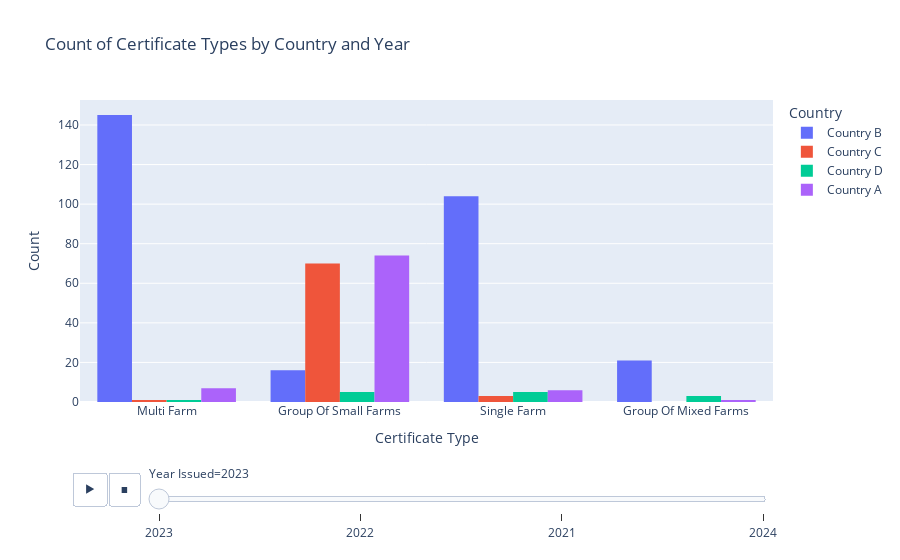

The notebook cell this image was saved under:
### Code cell
fig = px.histogram(merged_data, x='Certificate Type', color='Country',
                   animation_frame='Year Issued', barmode='group',
                   title='Count of Certificate Types by Country and Year')
fig.update_layout(xaxis_title="Certificate Type", yaxis_title="Count")
fig.show()

### Figure 1 — Plotly figure (JSON) as saved in the notebook; plotly's stock layout.template omitted (floating-point values rounded to 4 significant figures; data arrays with more than 128 entries replaced by an {"elided": "..."} marker saying what was removed)
{"data": [{"alignmentgroup": "True", "bingroup": "x", "hovertemplate": "Country=Country B<br>Year Issued=2023<br>Certificate Type=%{x}<br>count=%{y}<extra></extra>", "legendgroup": "Country B", "marker": {"color": "#636efa", "pattern": {"shape": ""}}, "name": "Country B", "offsetgroup": "Country B", "orientation": "v", "showlegend": true, "type": "histogram", "x": {"elided": "286 str values"}, "xaxis": "x", "yaxis": "y"}, {"alignmentgroup": "True", "bingroup": "x", "hovertemplate": "Country=Country C<br>Year Issued=2023<br>Certificate Type=%{x}<br>count=%{y}<extra></extra>", "legendgroup": "Country C", "marker": {"color": "#EF553B", "pattern": {"shape": ""}}, "name": "Country C", "offsetgroup": "Country C", "orientation": "v", "showlegend": true, "type": "histogram", "x": ["Group Of Small Farms", "Group Of Small Farms", "Group Of Small Farms", "Group Of Small Farms", "Group Of Small Farms", "Group Of Small Farms", "Single Farm", "Group Of Small Farms", "Group Of Small Farms", "Group Of Small Farms", "Group Of Small Farms", "Single Farm", "Group Of Small Farms", "Group Of Small Farms", "Group Of Small Farms", "Group Of Small Farms", "Group Of Small Farms", "Group Of Small Farms", "Group Of Small Farms", "Group Of Small Farms", "Group Of Small Farms", "Group Of Small Farms", "Group Of Small Farms", "Group Of Small Farms", "Group Of Small Farms", "Group Of Small Farms", "Group Of Small Farms", "Group Of Small Farms", "Group Of Small Farms", "Group Of Small Farms", "Group Of Small Farms", "Group Of Small Farms", "Group Of Small Farms", "Group Of Small Farms", "Group Of Small Farms", "Group Of Small Farms", "Group Of Small Farms", "Group Of Small Farms", "Group Of Small Farms", "Group Of Small Farms", "Group Of Small Farms", "Group Of Small Farms", "Group Of Small Farms", "Group Of Small Farms", "Group Of Small Farms", "Multi Farm", "Group Of Small Farms", "Group Of Small Farms", "Group Of Small Farms", "Group Of Small Farms", "Group Of Small Farms", "Group Of Small Farms", "Group Of Small Farms", "Group Of Small Farms", "Group Of Small Farms", "Group Of Small Farms", "Group Of Small Farms", "Group Of Small Farms", "Group Of Small Farms", "Group Of Small Farms", "Group Of Small Farms", "Group Of Small Farms", "Group Of Small Farms", "Single Farm", "Group Of Small Farms", "Group Of Small Farms", "Group Of Small Farms", "Group Of Small Farms", "Group Of Small Farms", "Group Of Small Farms", "Group Of Small Farms", "Group Of Small Farms", "Group Of Small Farms", "Group Of Small Farms"], "xaxis": "x", "yaxis": "y"}, {"alignmentgroup": "True", "bingroup": "x", "hovertemplate": "Country=Country D<br>Year Issued=2023<br>Certificate Type=%{x}<br>count=%{y}<extra></extra>", "legendgroup": "Country D", "marker": {"color": "#00cc96", "pattern": {"shape": ""}}, "name": "Country D", "offsetgroup": "Country D", "orientation": "v", "showlegend": true, "type": "histogram", "x": ["Group Of Small Farms", "Single Farm", "Multi Farm", "Group Of Mixed Farms", "Group Of Small Farms", "Single Farm", "Single Farm", "Single Farm", "Group Of Small Farms", "Group Of Small Farms", "Single Farm", "Group Of Small Farms", "Group Of Mixed Farms", "Group Of Mixed Farms"], "xaxis": "x", "yaxis": "y"}, {"alignmentgroup": "True", "bingroup": "x", "hovertemplate": "Country=Country A<br>Year Issued=2023<br>Certificate Type=%{x}<br>count=%{y}<extra></extra>", "legendgroup": "Country A", "marker": {"color": "#ab63fa", "pattern": {"shape": ""}}, "name": "Country A", "offsetgroup": "Country A", "orientation": "v", "showlegend": true, "type": "histogram", "x": ["Group Of Small Farms", "Group Of Small Farms", "Multi Farm", "Group Of Small Farms", "Group Of Small Farms", "Group Of Small Farms", "Multi Farm", "Multi Farm", "Group Of Small Farms", "Group Of Small Farms", "Group Of Small Farms", "Group Of Small Farms", "Group Of Small Farms", "Group Of Small Farms", "Multi Farm", "Group Of Small Farms", "Group Of Small Farms", "Group Of Small Farms", "Group Of Small Farms", "Group Of Small Farms", "Group Of Small Farms", "Group Of Small Farms", "Group Of Small Farms", "Group Of Small Farms", "Group Of Small Farms", "Group Of Small Farms", "Group Of Small Farms", "Group Of Small Farms", "Multi Farm", "Multi Farm", "Group Of Small Farms", "Group Of Small Farms", "Group Of Small Farms", "Group Of Small Farms", "Single Farm", "Group Of Small Farms", "Group Of Small Farms", "Group Of Small Farms", "Group Of Small Farms", "Group Of Small Farms", "Single Farm", "Single Farm", "Group Of Small Farms", "Group Of Small Farms", "Group Of Small Farms", "Group Of Small Farms", "Group Of Small Farms", "Group Of Small Farms", "Group Of Small Farms", "Group Of Small Farms", "Group Of Small Farms", "Group Of Small Farms", "Group Of Small Farms", "Group Of Small Farms", "Group Of Small Farms", "Group Of Small Farms", "Group Of Small Farms", "Group Of Small Farms", "Group Of Small Farms", "Group Of Small Farms", "Group Of Small Farms", "Group Of Small Farms", "Group Of Small Farms", "Group Of Small Farms", "Group Of Mixed Farms", "Group Of Small Farms", "Group Of Small Farms", "Group Of Small Farms", "Group Of Small Farms", "Group Of Small Farms", "Single Farm", "Group Of Small Farms", "Group Of Small Farms", "Group Of Small Farms", "Group Of Small Farms", "Group Of Small Farms", "Group Of Small Farms", "Group Of Small Farms", "Multi Farm", "Single Farm", "Single Farm", "Group Of Small Farms", "Group Of Small Farms", "Group Of Small Farms", "Group Of Small Farms", "Group Of Small Farms", "Group Of Small Farms", "Group Of Small Farms"], "xaxis": "x", "yaxis": "y"}], "layout": {"barmode": "group", "legend": {"title": {"text": "Country"}, "tracegroupgap": 0}, "sliders": [{"active": 0, "currentvalue": {"prefix": "Year Issued="}, "len": 0.9, "pad": {"b": 10, "t": 60}, "steps": [{"args": [["2023"], {"frame": {"duration": 0, "redraw": true}, "fromcurrent": true, "mode": "immediate", "transition": {"duration": 0, "easing": "linear"}}], "label": "2023", "method": "animate"}, {"args": [["2022"], {"frame": {"duration": 0, "redraw": true}, "fromcurrent": true, "mode": "immediate", "transition": {"duration": 0, "easing": "linear"}}], "label": "2022", "method": "animate"}, {"args": [["2021"], {"frame": {"duration": 0, "redraw": true}, "fromcurrent": true, "mode": "immediate", "transition": {"duration": 0, "easing": "linear"}}], "label": "2021", "method": "animate"}, {"args": [["2024"], {"frame": {"duration": 0, "redraw": true}, "fromcurrent": true, "mode": "immediate", "transition": {"duration": 0, "easing": "linear"}}], "label": "2024", "method": "animate"}], "x": 0.1, "xanchor": "left", "y": 0, "yanchor": "top"}], "title": {"text": "Count of Certificate Types by Country and Year"}, "updatemenus": [{"buttons": [{"args": [null, {"frame": {"duration": 500, "redraw": true}, "fromcurrent": true, "mode": "immediate", "transition": {"duration": 500, "easing": "linear"}}], "label": "&#9654;", "method": "animate"}, {"args": [[null], {"frame": {"duration": 0, "redraw": true}, "fromcurrent": true, "mode": "immediate", "transition": {"duration": 0, "easing": "linear"}}], "label": "&#9724;", "method": "animate"}], "direction": "left", "pad": {"r": 10, "t": 70}, "showactive": false, "type": "buttons", "x": 0.1, "xanchor": "right", "y": 0, "yanchor": "top"}], "xaxis": {"anchor": "y", "domain": [0, 1], "title": {"text": "Certificate Type"}}, "yaxis": {"anchor": "x", "domain": [0, 1], "title": {"text": "Count"}}}}
